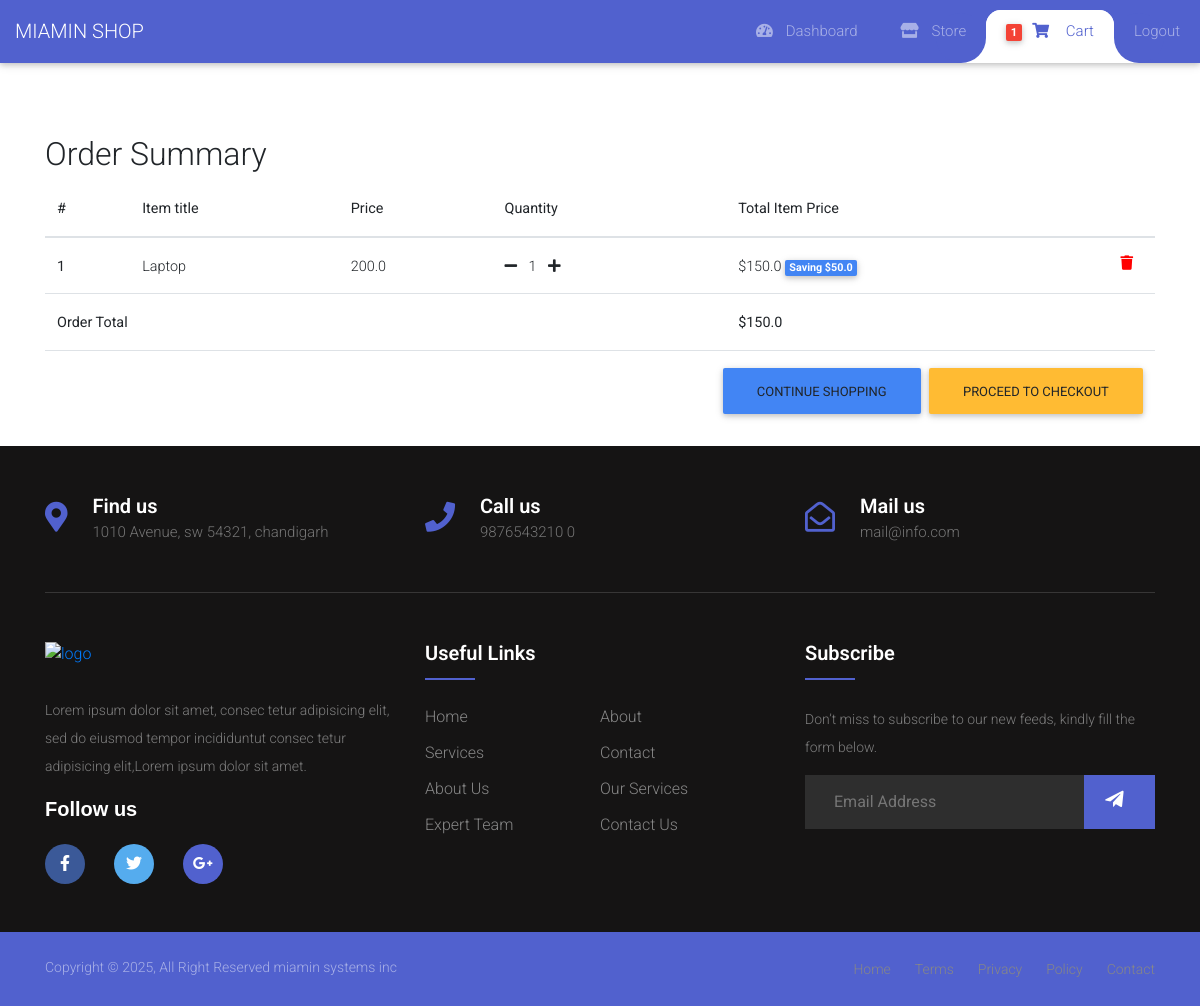
Page /order-summary/ (signed in) on the committed database.
### core/models.py (models this page shows, shortened)
class Order(models.Model):
    user = models.ForeignKey(settings.AUTH_USER_MODEL,
                             on_delete=models.CASCADE)
    ref_code = models.CharField(max_length=20, blank=True, null=True)
    items = models.ManyToManyField(OrderItem)
    start_date = models.DateTimeField(auto_now_add=True)
    ordered_date = models.DateTimeField()
    ordered = models.BooleanField(default=False)
    shipping_address = models.ForeignKey(
        'Address', related_name='shipping_address', on_delete=models.SET_NULL, blank=True, null=True)
    billing_address = models.ForeignKey(
        'Address', related_name='billing_address', on_delete=models.SET_NULL, blank=True, null=True)
    payment = models.ForeignKey(
        'Payment', on_delete=models.SET_NULL, blank=True, null=True)
    coupon = models.ForeignKey(
        'Coupon', on_delete=models.SET_NULL, blank=True, null=True)
    being_delivered = models.BooleanField(default=False)
    received = models.BooleanField(default=False)
    refund_requested = models.BooleanField(default=False)
    refund_granted = models.BooleanField(default=False)
    '''
    1. Item added to cart
    2. Adding a billing address
    (Failed checkout)
    3. Payment
    (Preprocessing, processing, packaging etc.)
    4. Being delivered
    5. Received
    6. Refunds
    '''
    def get_total(self):
        total = 0
        for order_item in self.items.all():
            total += order_item.get_final_price()
        if self.coupon:
            total -= self.coupon.amount
        return total

class OrderItem(models.Model):
    user = models.ForeignKey(settings.AUTH_USER_MODEL,
                             on_delete=models.CASCADE)
    ordered = models.BooleanField(default=False)
    item = models.ForeignKey(Item, on_delete=models.CASCADE)
    quantity = models.IntegerField(default=1)
    def get_total_item_price(self):
        return self.quantity * self.item.price
    def get_total_discount_item_price(self):
        return self.quantity * self.item.discount_price
    def get_amount_saved(self):
        return self.get_total_item_price() - self.get_total_discount_item_price()
    def get_final_price(self):
        if self.item.discount_price:
            return self.get_total_discount_item_price()
        return self.get_total_item_price()

class Item(models.Model):
    title = models.CharField(max_length=100)
    price = models.FloatField()
    discount_price = models.FloatField(blank=True, null=True)
    category = models.CharField(choices=CATEGORY_CHOICES, max_length=2)
    label = models.CharField(choices=LABEL_CHOICES, max_length=1)
    slug = models.SlugField()
    description = models.TextField()
    image = models.ImageField()

### core/views.py (the view)
# urls.py: path('order-summary/', OrderSummaryView.as_view(), name='order-summary'),
class OrderSummaryView(LoginRequiredMixin, View):
    def get(self, *args, **kwargs):
        try:
            order = Order.objects.get(user=self.request.user, ordered=False)
            context = {
                'object': order
            }
            return render(self.request, 'order_summary.html', context)
        except ObjectDoesNotExist:
            messages.warning(self.request, "You do not have an active order")
            return redirect("/")

### core/templatetags/cart_template_tags.py (called while the page is built)
@register.filter
def cart_item_count(user):
    if user.is_authenticated:
        qs = Order.objects.filter(user=user, ordered=False)
        if qs.exists():
            return qs[0].items.count()
    return 0

### templates/order_summary.html (shortened to what this page needs)
{% extends "base.html" %}
{% block content %}
  <main>
    <div class="container">
    <div class="table-responsive text-nowrap">
    <h2>Order Summary</h2>
    <table class="table">
        <thead>
        <tr>
            <th scope="col">#</th>
            <th scope="col">Item title</th>
            <th scope="col">Price</th>
            <th scope="col">Quantity</th>
            <th scope="col">Total Item Price</th>
        </tr>
        </thead>
        <tbody>
        {% for order_item in object.items.all %}
        <tr>
            <th scope="row">{{ forloop.counter }}</th>
            <td>{{ order_item.item.title }}</td>
            <td>{{ order_item.item.price }}</td>
            <td>
                <a href="{% url 'core:remove-single-item-from-cart' order_item.item.slug %}"><i class="fas fa-minus mr-2"></i></a>
                {{ order_item.quantity }}
                <a href="{% url 'core:add-to-cart' order_item.item.slug %}"><i class="fas fa-plus ml-2"></i></a>
            </td>
            <td>
            {% if order_item.item.discount_price %}
                ${{ order_item.get_total_discount_item_price }}
                <span class="badge badge-primary">Saving ${{ order_item.get_amount_saved }}</span>
            {% else %}
                ${{ order_item.get_total_item_price }}
            {% endif %}
            <a style='color: red;' href="{% url 'core:remove-from-cart' order_item.item.slug %}">
                <i class="fas fa-trash float-right"></i>
            </a>
            </td>
        </tr>
        {% endfor %}
        {% if object.get_total %}
        <tr>
            <td colspan="4"><b>Order Total</b></td>
            <td><b>${{ object.get_total }}</b></td>
        </tr>
        <tr>
            <td colspan="5">
            <a class='btn btn-warning float-right ml-2' href='/checkout/'>Proceed to checkout</a>
            <a class='btn btn-primary float-right' href='/'>Continue shopping</a>
            </td>
        </tr>
        {% endif %}
        </tbody>
    </table>
    </div>
    </div>
  </main>
{% endblock content %}

### templates/base.html (shortened to what this page needs)
{% load static %}
<!DOCTYPE html>
<html lang="en">
<head>
  <link rel="stylesheet" href="https://use.fontawesome.com/releases/v5.8.1/css/all.css">
  <link href="{% static 'css/bootstrap.min.css' %}" rel="stylesheet">
  <link href="{% static 'css/mdb.min.css' %}" rel="stylesheet">
  <link href="{% static 'css/style.min.css' %}" rel="stylesheet">
</head>
{% include "navbar.html" %}
<body>
    <div class="mt-5 pt-4">
    </div>
    {% block content %}
    {% endblock content %}
    {% include "footer.html" %}
</body>
</html>

### templates/navbar.html (shortened to what this page needs)
{% load cart_template_tags %}
<nav class="navbar navbar-expand-custom navbar-mainbg">
  <a class="navbar-brand navbar-logo" href="/">MIAMIN SHOP</a>
  <div class="collapse navbar-collapse" id="navbarSupportedContent">
    <ul class="navbar-nav ml-auto">
      <div class="hori-selector">
        <div class="left"></div>
        <div class="right"></div>
      </div>
      {% if request.user.is_authenticated %}
      <li class="nav-item" id="Dashboardnav">
        <a class="nav-link" href="javascript:void(0);"><i class="fas fa-tachometer-alt"></i>Dashboard</a>
      </li>
      <li class="nav-item active" id="Storenav">
        <a class="nav-link" href="/"><i class="fas fa-store"></i>Store</a>
      </li>
      <li class="nav-item" id="Cartnav">
        <a href="{% url 'core:order-summary' %}" class="nav-link waves-effect">
          <span class="badge red z-depth-1 mr-1"> {{ request.user|cart_item_count }} </span>
          <i class="fas fa-shopping-cart"></i>
          <span class="clearfix d-none d-sm-inline-block"> Cart </span>
        </a>
      </li>
      <li class="nav-item" id="Logoutnav">
        <a class="nav-link waves-effect" href="{% url 'account_logout' %}">
          <span class="clearfix d-none d-sm-inline-block"> Logout </span>
        </a>
      </li>
      {% endif %}
    </ul>
  </div>
</nav>

### templates/footer.html (shortened to what this page needs)
<footer class="footer-section">
  <div class="container">
    <div class="footer-cta pt-5 pb-5">
      <div class="row">
        <div class="col-xl-4 col-md-4 mb-30">
          <div class="single-cta">
            <i class="fas fa-map-marker-alt"></i>
            <div class="cta-text">
              <h4>Find us</h4>
              <span>1010 Avenue, sw 54321, chandigarh</span>
            </div>
          </div>
        </div>
        <div class="col-xl-4 col-md-4 mb-30">
          <div class="single-cta">
            <i class="fas fa-phone"></i>
            <div class="cta-text">
              <h4>Call us</h4>
              <span>9876543210 0</span>
            </div>
          </div>
        </div>
        <div class="col-xl-4 col-md-4 mb-30">
          <div class="single-cta">
            <i class="far fa-envelope-open"></i>
            <div class="cta-text">
              <h4>Mail us</h4>
              <span>mail@info.com</span>
            </div>
          </div>
        </div>
      </div>
    </div>
    <div class="footer-content pt-5 pb-5">
      <div class="row">
        <div class="col-xl-4 col-lg-4 mb-50">
          <div class="footer-widget">
            <div class="footer-logo">
              <a href="index.html"><img
                  src="https://imgs.search.brave.com/aBEzI5rVBQ9YBhggsaRZSt2TOG-GIfhpuRzamsxeHWA/rs:fit:500:0:0:0/g:ce/aHR0cHM6Ly9pbWFn/ZXMueW91cnN0b3J5/LmNvbS9jcy8xL2Yy/MmQxZTIwOGY4YjEx/ZTlhOWVkZmQxN2Iy/MDdiNGIwL2xldHRl/ci1oZWFkLWxvZ28t/c2FtcGxlLTE2MDQz/OTc4NDcwNDIucG5n/P2ZtPXBuZyZhdXRv/PWZvcm1hdA"
                  class="img-fluid" alt="logo"></a>
            </div>
            <div class="footer-text">
              <p>Lorem ipsum dolor sit amet, consec tetur adipisicing elit, sed do eiusmod tempor incididuntut consec
                tetur adipisicing
                elit,Lorem ipsum dolor sit amet.</p>
            </div>
            <div class="footer-social-icon">
              <span>Follow us</span>
              <a href="#"><i class="fab fa-facebook-f facebook-bg"></i></a>
              <a href="#"><i class="fab fa-twitter twitter-bg"></i></a>
              <a href="#"><i class="fab fa-google-plus-g google-bg"></i></a>
            </div>
          </div>
        </div>
        <div class="col-xl-4 col-lg-4 col-md-6 mb-30">
          <div class="footer-widget">
            <div class="footer-widget-heading">
              <h3>Useful Links</h3>
            </div>
            <ul>
              <li><a href="#">Home</a></li>
              <li><a href="#">about</a></li>
              <li><a href="#">services</a></li>
              <li><a href="#">Contact</a></li>
              <li><a href="#">About us</a></li>
              <li><a href="#">Our Services</a></li>
              <li><a href="#">Expert Team</a></li>
              <li><a href="#">Contact us</a></li>
            </ul>
          </div>
        </div>
        <div class="col-xl-4 col-lg-4 col-md-6 mb-50">
          <div class="footer-widget">
            <div class="footer-widget-heading">
              <h3>Subscribe</h3>
            </div>
            <div class="footer-text mb-25">
              <p>Don’t miss to subscribe to our new feeds, kindly fill the form below.</p>
            </div>
            <div class="subscribe-form">
              <form action="#">
                <input type="text" placeholder="Email Address">
                <button><i class="fab fa-telegram-plane"></i></button>
              </form>
            </div>
          </div>
        </div>
      </div>
    </div>
  </div>
  <div class="copyright-area">
    <div class="container">
      <div class="row">
        <div class="col-xl-6 col-lg-6 text-center text-lg-left">
          <div class="copyright-text">
            <p>Copyright &copy; 2025, All Right Reserved miamin systems inc </p>
          </div>
        </div>
        <div class="col-xl-6 col-lg-6 d-none d-lg-block text-right">
          <div class="footer-menu">
            <ul>
              <li><a href="#">Home</a></li>
              <li><a href="#">Terms</a></li>
              <li><a href="#">Privacy</a></li>
              <li><a href="#">Policy</a></li>
              <li><a href="#">Contact</a></li>
            </ul>
          </div>
        </div>
      </div>
    </div>
  </div>
</footer>

### templates/scripts.html (shortened to what this page needs)
{% load static %}

### templates/base.html (style rules this page uses)
html, body, header, .carousel { height: 60vh; }

### templates/navbar.html (style rules this page uses)
body { font-family: "Roboto", sans-serif; }
* { margin: 0; padding: 0; }
i { margin-right: 10px; }
.navbar-logo { padding: 15px; color: #fff; }
.navbar-mainbg { background-color: #5161ce; padding: 0px; }
#navbarSupportedContent { overflow: hidden; position: relative; }
#navbarSupportedContent ul { padding: 0px; margin: 0px; }
#navbarSupportedContent ul li a i { margin-right: 10px; }
#navbarSupportedContent li { list-style-type: none; float: left; }
#navbarSupportedContent ul li a { color: rgba(255, 255, 255, 0.5); text-decoration: none; font-size: 15px; display: block; padding: 20px 20px; transition-duration: 0.6s; transition-timing-function: cubic-bezier(0.68, -0.55, 0.265, 1.55); position: relative; }
#navbarSupportedContent>ul>li.active>a { color: #5161ce; background-color: transparent; transition: all 0.7s; }
.hori-selector { display: inline-block; position: absolute; height: 100%; top: 0px; left: 0px; transition-duration: 0.6s; transition-timing-function: cubic-bezier(0.68, -0.55, 0.265, 1.55); background-color: #fff; border-top-left-radius: 15px; border-top-right-radius: 15px; margin-top: 10px; }
.hori-selector .right, .hori-selector .left { position: absolute; width: 25px; height: 25px; background-color: #fff; bottom: 10px; }
.hori-selector .right { right: -25px; }
.hori-selector .left { left: -25px; }
.hori-selector .right:before, .hori-selector .left:before { content: ""; position: absolute; width: 50px; height: 50px; border-radius: 50%; background-color: #5161ce; }
.hori-selector .right:before { bottom: 0; right: -25px; }
.hori-selector .left:before { bottom: 0; left: -25px; }
@media (min-width: 992px) { .navbar-expand-custom { -ms-flex-flow: row nowrap; flex-flow: row nowrap; -ms-flex-pack: start; justify-content: flex-start; } }
@media (min-width: 992px) { .navbar-expand-custom .navbar-nav { -ms-flex-direction: row; flex-direction: row; } }
@media (min-width: 992px) { .navbar-expand-custom .navbar-collapse { display: -ms-flexbox !important; display: flex !important; -ms-flex-preferred-size: auto; flex-basis: auto; } }

### templates/footer.html (style rules this page uses)
ul { margin: 0px; padding: 0px; }
.footer-section { background: #151414; position: relative; }
.footer-cta { border-bottom: 1px solid #373636; }
.single-cta i { color: #5161ce; font-size: 30px; float: left; margin-top: 8px; }
.cta-text { padding-left: 15px; display: inline-block; }
.cta-text h4 { color: #fff; font-size: 20px; font-weight: 600; margin-bottom: 2px; }
.cta-text span { color: #757575; font-size: 15px; }
.footer-content { position: relative; z-index: 2; }
.footer-logo { margin-bottom: 30px; }
.footer-logo img { max-width: 200px; }
.footer-text p { margin-bottom: 14px; font-size: 14px; color: #7e7e7e; line-height: 28px; }
.footer-social-icon span { color: #fff; display: block; font-size: 20px; font-weight: 700; font-family: 'Poppins', sans-serif; margin-bottom: 20px; }
.footer-social-icon a { color: #fff; font-size: 16px; margin-right: 15px; }
.footer-social-icon i { height: 40px; width: 40px; text-align: center; line-height: 38px; border-radius: 50%; }
.facebook-bg { background: #3B5998; }
.twitter-bg { background: #55ACEE; }
.google-bg { background: #5161ce; }
.footer-widget-heading h3 { color: #fff; font-size: 20px; font-weight: 600; margin-bottom: 40px; position: relative; }
.footer-widget-heading h3::before { content: ""; position: absolute; left: 0; bottom: -15px; height: 2px; width: 50px; background: #5161ce; }
.footer-widget ul li { display: inline-block; float: left; width: 50%; margin-bottom: 12px; }
.footer-widget ul li a { color: #878787; text-transform: capitalize; }
.subscribe-form { position: relative; overflow: hidden; }
.subscribe-form input { width: 100%; padding: 14px 28px; background: #2E2E2E; border: 1px solid #2E2E2E; color: #fff; }
.subscribe-form button { position: absolute; right: 0; background: #5161ce; padding: 13px 20px; border: 1px solid #5161ce; top: 0; }
.subscribe-form button i { color: #fff; font-size: 22px; transform: rotate(-6deg); }
.copyright-area { background: #5161ce; padding: 25px 0; }
.copyright-text p { margin: 0; font-size: 14px; color: rgba(255, 255, 255, 0.5); }
.footer-menu li { display: inline-block; margin-left: 20px; }
.footer-menu li a { font-size: 14px; color: #878787; }

### rows in the picture
OrderItem: item "Laptop", item.price "200.0", quantity "1", get_total_discount_item_price "150.0", get_amount_saved "50.0"
Order: get_total "150.0"

### other values in the picture
{{ request.user|cart_item_count }} "1"
